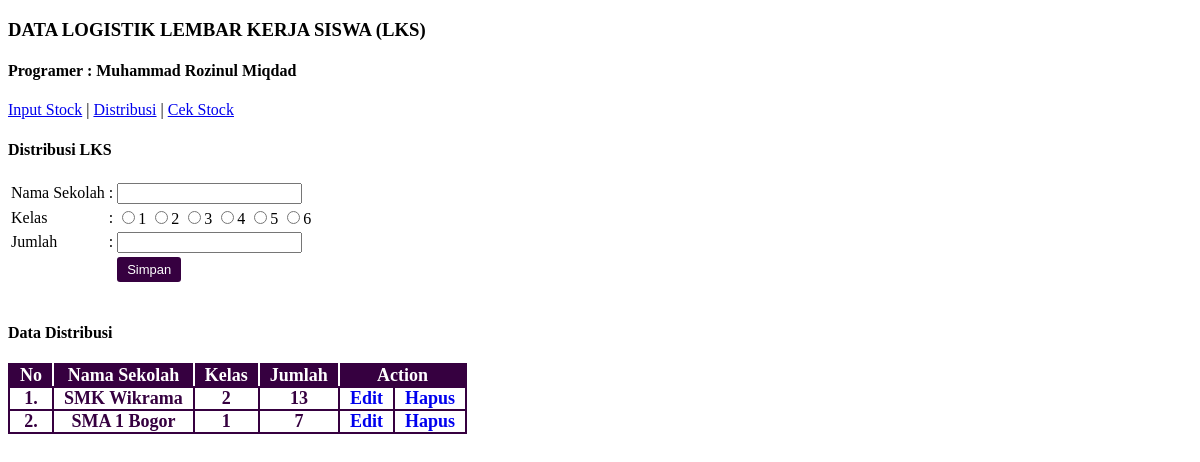
Page /distribusi.php on the committed database.
### tables this page shows
CREATE TABLE `tb_distribusi` (
  `IndexDistribusi` int(11) NOT NULL AUTO_INCREMENT,
  `NamaSekolah` varchar(150) DEFAULT NULL,
  `Kelas` int(3) DEFAULT NULL,
  `Jumlah` int(11) DEFAULT NULL,
  PRIMARY KEY (`IndexDistribusi`)
);

### distribusi.php (the view, shortened to what this page needs)
<?php
    include('koneksi.php');
?>
<!DOCTYPE html>
<html>
<head>
	<link rel="stylesheet" href="style.css">
</head>
<body>
<h3 class="h">DATA LOGISTIK LEMBAR KERJA SISWA (LKS)</h3>
<h4>Programer : Muhammad Rozinul Miqdad</h4>
<p><a href="input_stok.php">Input Stock</a> | <a href="distribusi.php">Distribusi</a> | <a href="cek_stok.php">Cek Stock</a></p>
<h4>Distribusi LKS</h4>
<form method="post">
	<table class="tb">
		<tr>
			<td>Nama Sekolah</td>
			<td> :</td>
			<td><input type="text" name="v_sekolah" class="input" required="" value="<?php if(isset($_GET['edit'])){echo $sekolah;}?>" ></td>
        </tr>
        <tr>
			<td>Kelas</td>
			<td> :</td>
			<td>
                <label class="radio-inline">
                    <input type="radio" name="v_kelas" value="1" <?php if(isset($_GET['edit'])){ echo 'disabled'; }?> <?php if(isset($_GET['edit'])){ if($kelas == 1){ echo 'checked';} }?> >1
                </label>
                <label class="radio-inline">
                    <input type="radio" name="v_kelas" value="2"  <?php if(isset($_GET['edit'])){ echo 'disabled'; }?> <?php if(isset($_GET['edit'])){ if($kelas == 2){ echo 'checked';} }?> >2
                </label>
                <label class="radio-inline">
                    <input type="radio" name="v_kelas" value="3"  <?php if(isset($_GET['edit'])){ echo 'disabled'; }?> <?php if(isset($_GET['edit'])){ if($kelas == 3){ echo 'checked';} }?> >3
                </label>
                <label class="radio-inline">
                    <input type="radio" name="v_kelas" value="4"  <?php if(isset($_GET['edit'])){ echo 'disabled'; }?> <?php if(isset($_GET['edit'])){ if($kelas == 4){ echo 'checked';} }?> >4
                </label>
                <label class="radio-inline">
                    <input type="radio" name="v_kelas" value="5"  <?php if(isset($_GET['edit'])){ echo 'disabled'; }?> <?php if(isset($_GET['edit'])){ if($kelas == 5){ echo 'checked';} }?> >5
                </label>
                <label class="radio-inline">
                    <input type="radio" name="v_kelas" value="6"  <?php if(isset($_GET['edit'])){ echo 'disabled'; }?> <?php if(isset($_GET['edit'])){ if($kelas == 6){ echo 'checked';} }?> >6
                </label>
            </td>
        </tr>
		<tr>
			<td>Jumlah</td>
			<td> :</td>
			<td><input type="text" name="v_jumlah" class="input" required="" onkeypress="return event.charCode >= 48 && event.charCode <= 57" <?php if(isset($_GET['edit'])){echo 'disabled';}?> value="<?php if(isset($_GET['edit'])){echo $jumlah;}?>" ></td>
        </tr>
        <tr>
			<td></td>
			<td></td>
			<td>
                <?php if (isset($_GET['edit'])) { ?>
                <input type="submit" name="update" value="Update" class="btn">
                <?php }else{ ?>
                <input type="submit" name="submit" value="Simpan" class="btn">
                <?php }	 ?>
            </td>
		</tr>
    </table>
</form>
<br>
<h4>Data Distribusi</h4>
<table class="tb-cetak">
	<tr>
		<td class="td-a">No</td>
		<td class="td-a">Nama Sekolah</td>
		<td class="td-a">Kelas</td>
		<td class="td-a">Jumlah</td>
		<td colspan="2" class="td-b">Action</td>
	</tr>
	<?php
 			$no=1;
             $sql = mysqli_query($mysqli, "SELECT * FROM tb_distribusi");
            if(mysqli_num_rows($sql) > 0)
            {
                while ($data = mysqli_fetch_array($sql)) {
 		?>
 		<tr>
 			<td class="td"><?php echo $no; ?>.</td>
 			<td class="td"><?php echo $data['NamaSekolah']; ?></td>
 			<td class="td"><?php echo $data['Kelas']; ?></td>
 			<td class="td"><?php echo $data['Jumlah']; ?></td>
             <td class="td" align="center">
                 <a href="?edit&id=<?php echo $data['IndexDistribusi']; ?>" name="edit" style="text-decoration: none;">Edit
             </td>
 			<td class="td" align="center">
                <a href="?hapus&kelas=<?php echo $data['Kelas']; ?>&jumlah=<?php echo $data['Jumlah']; ?>&id=<?php echo $data['IndexDistribusi']; ?>" onclick="return confirm('Apakah Anda yakin untuk menghapus data ini ?')" name="del" style="text-decoration: none;">Hapus
            </td>
 		</tr>
 		<?php
                $no++;
                }
            }
            else{
        ?>
            <tr>
                <td class="td" colspan='6'>Belum Ada Data</td>
            </tr>
        <?php } ?>
</table>
</body>
</html>

### style.css (style rules this page uses)
body { font-family: calibri; }
.tb-cetak { font-weight: bold; font-size: 18px; border-collapse: collapse; background-color: #efeeef; text-align: center; }
.td-a { color: white; background-color: #360040; padding: 0px 10px; margin: 0; border: 2px; border-style: solid; border-color: #360040 #ffffff #360040 #360040; }
.td-b { color: white; background-color: #360040; padding: 0px 10px; margin: 0; border: 2px; border-style: solid; border-color: #360040 #360040 #360040 #ffffff; }
.td { color: #360040; background-color: #ffffff; padding: 0px 10px; margin: 0; border: 2px solid #360040; }
.btn { background-color: #360040; border: none; color: white; padding: 5px 10px; text-align: center; text-decoration: none; display: inline-block; font-size: 13px; border-radius: 3px; }

### rows in the picture
tb_distribusi: NamaSekolah "SMK Wikrama", Kelas "2", Jumlah "13"
tb_distribusi: NamaSekolah "SMA 1 Bogor", Kelas "1", Jumlah "7"
